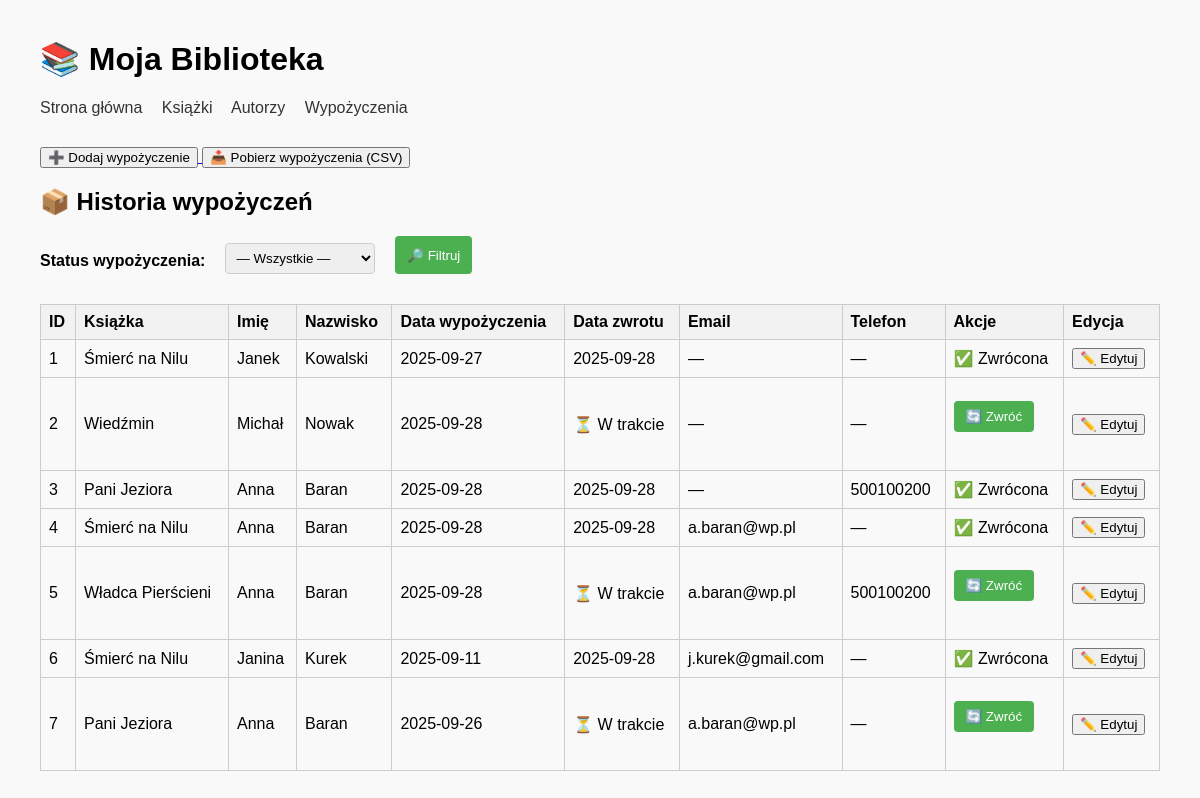
The app's page /borrowings, older data.
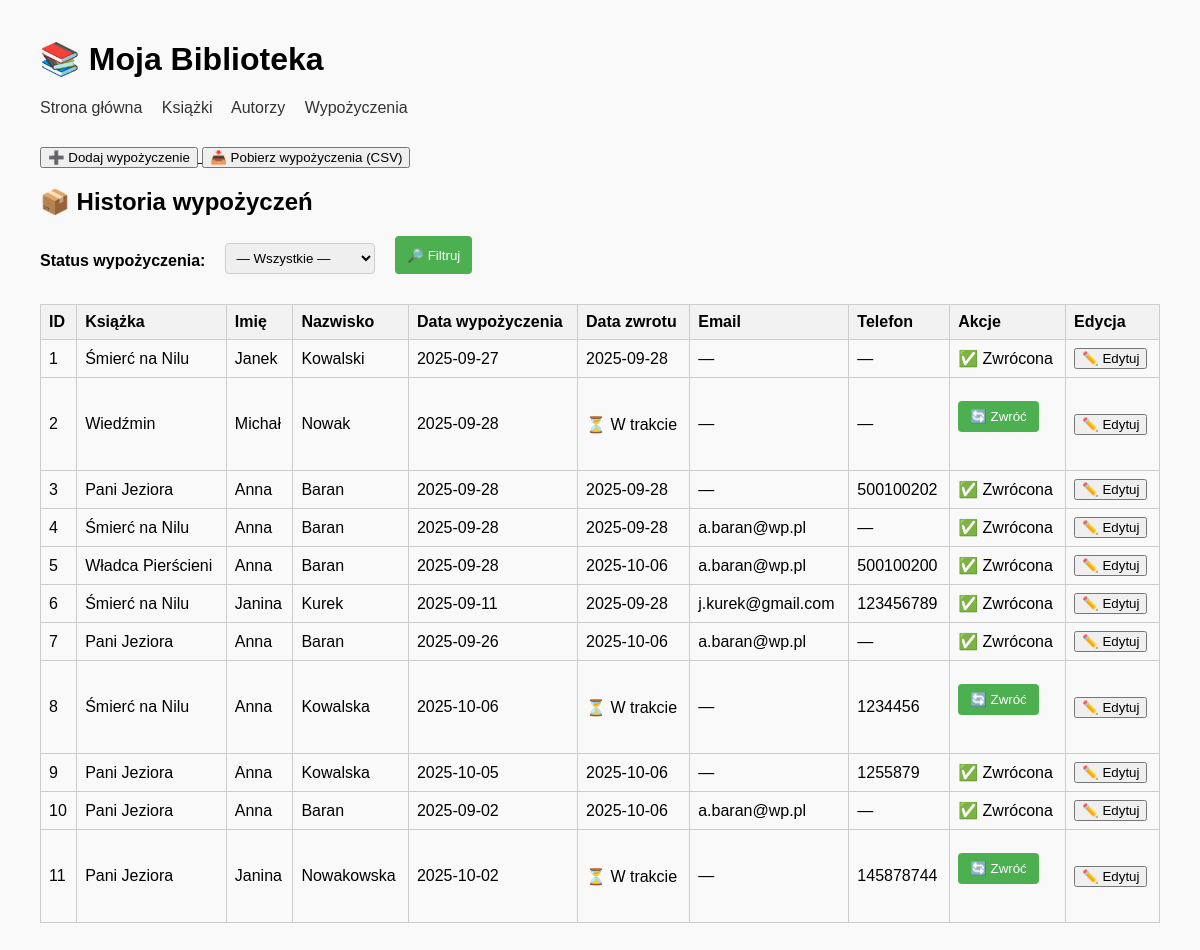
The same page, newer data.
### app/models.py (models this page shows, shortened)
class Borrowings(db.Model):
    __tablename__ = "borrowings"
    id = db.Column(db.Integer, primary_key=True)
    book_id = db.Column(db.Integer, db.ForeignKey("books.id"), nullable=False)
    borrower_name = db.Column(db.String(100), nullable=False)
    borrower_surname = db.Column(db.String(100), nullable=False)
    borrow_date = db.Column(db.DateTime, default=datetime.utcnow)
    return_date = db.Column(db.DateTime, nullable=True)
    email = db.Column(db.String(120), nullable=True)
    phone = db.Column(db.String(20), nullable=True)

class Book(db.Model):
    __tablename__ = "books"
    id = db.Column(db.Integer, primary_key=True)
    author_id = db.Column(db.Integer, db.ForeignKey("authors.id"), nullable=False)
    title = db.Column(db.String(200), nullable=False)
    genre = db.Column(db.String(100))
    available = db.Column(db.Boolean, default=True)
    borrowings = db.relationship("Borrowings", backref="book", lazy="dynamic")

### app/routes.py (the view)
@app.route("/borrowings", strict_slashes=False)
def borrowings():
    status = request.args.get("status")
    query = Borrowings.query
    if status == "returned":
        query = query.filter(Borrowings.return_date.isnot(None))
    elif status == "active":
        query = query.filter(Borrowings.return_date.is_(None))
    all_borrowings = query.all()
    return render_template("borrowings.html", borrowings=all_borrowings)

### app/templates/borrowings.html (shortened to what this page needs)
{% extends "base.html" %}
{% block content %}
<a href="{{ url_for('new_borrowings') }}">
    <button>➕ Dodaj wypożyczenie</button>
</a>
<a href="{{ url_for('export_borrowings') }}">
    <button>📥 Pobierz wypożyczenia (CSV)</button>
</a>
<h2>📦 Historia wypożyczeń</h2>
<form method="GET" action="{{ url_for('borrowings')}}" class="filter-row">
    <label for="status">Status wypożyczenia:</label>
    <select name="status">
        <option value="">— Wszystkie —</option>
    </select>
    <button type="submit">🔎 Filtruj</button>
</form>
<table>
    <tr>
        <th>ID</th>
        <th>Książka</th>
        <th>Imię</th>
        <th>Nazwisko</th>
        <th>Data wypożyczenia</th>
        <th>Data zwrotu</th>
        <th>Email</th>
        <th>Telefon</th>
        <th>Akcje</th>
        <th>Edycja</th>
    </tr>
    {% for b in borrowings %}
    <tr>
        <td>{{ b.id }}</td>
        <td>{{ b.book.title }}</td>
        <td>{{ b.borrower_name }}</td>
        <td>{{ b.borrower_surname }}</td>
        <td>{{ b.borrow_date.strftime('%Y-%m-%d') }}</td>
        <td>
            {% if b.return_date %}
            {{ b.return_date.strftime('%Y-%m-%d') }}
            {% else %}
            ⏳ W trakcie
            {% endif %}
        </td>
        <td>{{ b.email or "—" }}</td>
        <td>{{ b.phone or "—" }}</td>
        <td>
            {% if not b.return_date %}
            <form method="POST" action="{{ url_for('return_book', borrowing_id=b.id) }}">
                <button type="submit" onclick="return confirm('Czy na pewno chcesz zwrócić książkę?')">🔄 Zwróć</button>
            </form>
            {% else %}
            ✅ Zwrócona
            {% endif %}
        </td>
        <td>
            <a href="{{ url_for('edit_borrowing', borrowing_id=b.id) }}">
                <button>✏️ Edytuj</button>
            </a>
        </td>
    </tr>
    {% endfor %}
</table>
{% endblock %}

Row changes from the older to the newer data that the page shows:
changed Borrowings id 3: phone "500100200" → "500100202"
changed Borrowings "Władca Pierścieni": return_date (not shown) → "2025-10-06"; return_date "⏳ W trakcie 🔄 Zwróć" → "✅ Zwrócona"
changed Borrowings "Kurek": phone "—" → "123456789"
changed Borrowings id 7: return_date (not shown) → "2025-10-06"; return_date "⏳ W trakcie 🔄 Zwróć" → "✅ Zwrócona"
added Borrowings: id "8", book "Śmierć na Nilu", borrower_name "Anna", borrower_surname "Kowalska", borrow_date "2025-10-06", shows "⏳ W trakcie", email "—", phone "1234456"
added Borrowings: id "9", book "Pani Jeziora", borrower_name "Anna", borrower_surname "Kowalska", borrow_date "2025-10-05", return_date "2025-10-06", email "—", phone "1255879", shows "✅ Zwrócona"
added Borrowings: id "10", book "Pani Jeziora", borrower_name "Anna", borrower_surname "Baran", borrow_date "2025-09-02", return_date "2025-10-06", email "a.baran@wp.pl", phone "—", shows "✅ Zwrócona"
added Borrowings: id "11", book "Pani Jeziora", borrower_name "Janina", borrower_surname "Nowakowska", borrow_date "2025-10-02", shows "⏳ W trakcie", email "—", phone "145878744"
